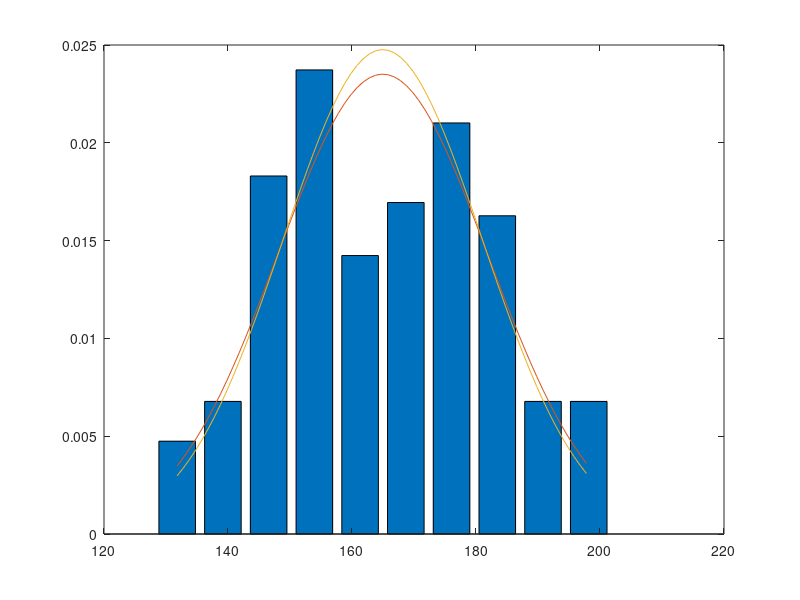

MATLAB code to generate this figure: (Note: this script raises an error after producing the figure.)
function [output] = EMTest()

u1 = 152;
o1 = 9;
u2 = 178;
o2 = 10;

girls = randn(100,1) * o1 + u1;
boys = randn(100,1) * o2 + u2;
combined = [girls;boys];

[bins, centers] = hist(combined);
binSum = sum(bins) * (centers(2) - centers(1));
bar(centers, bins/binSum);

meanData = mean(combined);

standardDeviation = std(combined);
%theoVariance = 0.5 * (o1^2) + 0.5 * (o2^2) + ((0.5 * (u1^2) + 0.5 * (u2^2)) - (0.5 * u1 + 0.5 * u2)^2);
%theoVariance = sqrt(theoVariance);
theoVar = theoVariance(0.5,o1,o2,u1,u2);

hold on
X = centers(1):centers(end);
plot(X, normpdf(X, meanData, standardDeviation))
plot(X, normpdf(X, meanData, theoVar))

[meanEM, stdEM, pgEM] = EM(combined, 2)

a = (normpdf(X, meanEM(1), stdEM(1)) + normpdf(X, meanEM(2), stdEM(2))) * 0.5;
plot(X, a)

%plot(X, normpdf(X, meanEM(1), stdEM(1)))
%plot(X, normpdf(X, meanEM(2), stdEM(2)))

theoVar2 = theoVariance(0.5,stdEM(1),stdEM(2),meanEM(1),meanEM(2));
plot(X, normpdf(X, meanEM(1), theoVar2))
plot(X, normpdf(X, meanEM(2), theoVar2))

end

function [theoVar] = theoVariance(p,o1,o2,u1,u2)
theoVar = p * (o1^2) + p * (o2^2) + ((p * (u1^2) + p * (u2^2)) - (p * u1 + p * u2)^2);
theoVar = sqrt(theoVar);
end

